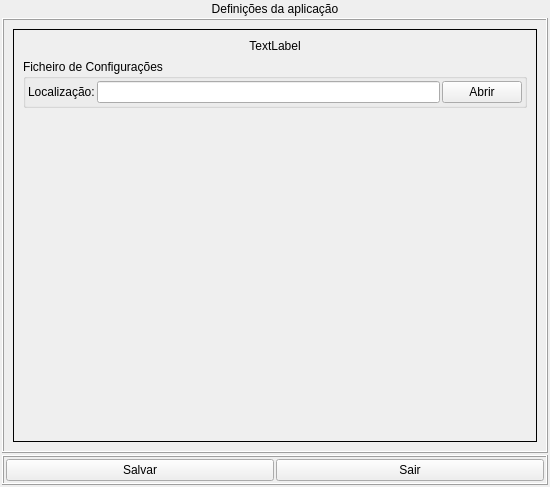
<?xml version="1.0" encoding="UTF-8"?>
<ui version="4.0">
 <class>ApplicationSettingsDialog</class>
 <widget class="QWidget" name="ApplicationSettingsDialog">
  <property name="geometry">
   <rect>
    <x>0</x>
    <y>0</y>
    <width>550</width>
    <height>487</height>
   </rect>
  </property>
  <property name="windowTitle">
   <string>Form</string>
  </property>
  <layout class="QVBoxLayout" name="verticalLayout">
   <property name="spacing">
    <number>2</number>
   </property>
   <property name="leftMargin">
    <number>2</number>
   </property>
   <property name="topMargin">
    <number>2</number>
   </property>
   <property name="rightMargin">
    <number>2</number>
   </property>
   <property name="bottomMargin">
    <number>2</number>
   </property>
   <item>
    <widget class="QLabel" name="label">
     <property name="sizePolicy">
      <sizepolicy hsizetype="Preferred" vsizetype="Fixed">
       <horstretch>0</horstretch>
       <verstretch>0</verstretch>
      </sizepolicy>
     </property>
     <property name="text">
      <string>Definições da aplicação</string>
     </property>
     <property name="alignment">
      <set>Qt::AlignCenter</set>
     </property>
    </widget>
   </item>
   <item>
    <widget class="QFrame" name="frame">
     <property name="frameShape">
      <enum>QFrame::Box</enum>
     </property>
     <property name="frameShadow">
      <enum>QFrame::Raised</enum>
     </property>
     <layout class="QVBoxLayout" name="verticalLayout_2">
      <item>
       <widget class="SlidingStackedWidget" name="__stackedsettings">
        <property name="frameShape">
         <enum>QFrame::Box</enum>
        </property>
        <property name="currentIndex">
         <number>1</number>
        </property>
        <widget class="SlideWidget" name="__page_modules">
         <layout class="QVBoxLayout" name="verticalLayout_3">
          <item>
           <widget class="QLabel" name="label_2">
            <property name="sizePolicy">
             <sizepolicy hsizetype="Preferred" vsizetype="Fixed">
              <horstretch>0</horstretch>
              <verstretch>0</verstretch>
             </sizepolicy>
            </property>
            <property name="text">
             <string>Modulos:</string>
            </property>
           </widget>
          </item>
          <item>
           <widget class="KPPAdjustableListView" name="__list_modules"/>
          </item>
          <item>
           <spacer name="verticalSpacer">
            <property name="orientation">
             <enum>Qt::Vertical</enum>
            </property>
            <property name="sizeHint" stdset="0">
             <size>
              <width>20</width>
              <height>1</height>
             </size>
            </property>
           </spacer>
          </item>
          <item>
           <layout class="QHBoxLayout" name="horizontalLayout_2">
            <property name="spacing">
             <number>2</number>
            </property>
            <property name="sizeConstraint">
             <enum>QLayout::SetDefaultConstraint</enum>
            </property>
            <item>
             <widget class="QToolButton" name="__bt_addmodule">
              <property name="sizePolicy">
               <sizepolicy hsizetype="MinimumExpanding" vsizetype="Minimum">
                <horstretch>0</horstretch>
                <verstretch>0</verstretch>
               </sizepolicy>
              </property>
              <property name="minimumSize">
               <size>
                <width>0</width>
                <height>40</height>
               </size>
              </property>
              <property name="text">
               <string>Adicionar modulo</string>
              </property>
              <property name="popupMode">
               <enum>QToolButton::InstantPopup</enum>
              </property>
             </widget>
            </item>
            <item>
             <widget class="KPPPushbutton" name="__bt_removemodule">
              <property name="enabled">
               <bool>true</bool>
              </property>
              <property name="sizePolicy">
               <sizepolicy hsizetype="MinimumExpanding" vsizetype="Minimum">
                <horstretch>0</horstretch>
                <verstretch>0</verstretch>
               </sizepolicy>
              </property>
              <property name="minimumSize">
               <size>
                <width>0</width>
                <height>30</height>
               </size>
              </property>
              <property name="text">
               <string>Remover modulo</string>
              </property>
             </widget>
            </item>
           </layout>
          </item>
         </layout>
        </widget>
        <widget class="SlideWidget" name="__page_moduleSettings">
         <layout class="QVBoxLayout" name="verticalLayout_4">
          <item>
           <widget class="QLabel" name="__lbl_modulename">
            <property name="sizePolicy">
             <sizepolicy hsizetype="Preferred" vsizetype="Fixed">
              <horstretch>0</horstretch>
              <verstretch>0</verstretch>
             </sizepolicy>
            </property>
            <property name="text">
             <string>TextLabel</string>
            </property>
            <property name="alignment">
             <set>Qt::AlignCenter</set>
            </property>
           </widget>
          </item>
          <item>
           <widget class="QGroupBox" name="groupBox">
            <property name="title">
             <string>Ficheiro de Configurações</string>
            </property>
            <layout class="QVBoxLayout" name="verticalLayout_5">
             <property name="spacing">
              <number>2</number>
             </property>
             <property name="leftMargin">
              <number>2</number>
             </property>
             <property name="topMargin">
              <number>2</number>
             </property>
             <property name="rightMargin">
              <number>2</number>
             </property>
             <property name="bottomMargin">
              <number>2</number>
             </property>
             <item>
              <layout class="QHBoxLayout" name="horizontalLayout_3">
               <property name="spacing">
                <number>2</number>
               </property>
               <item>
                <widget class="QLabel" name="label_3">
                 <property name="text">
                  <string>Localização:</string>
                 </property>
                </widget>
               </item>
               <item>
                <widget class="QLineEdit" name="__edit_ModuleSettingsPath"/>
               </item>
               <item>
                <widget class="QPushButton" name="__bt_ModuleSettingsPath">
                 <property name="text">
                  <string>Abrir</string>
                 </property>
                </widget>
               </item>
              </layout>
             </item>
            </layout>
           </widget>
          </item>
          <item>
           <spacer name="verticalSpacer_2">
            <property name="orientation">
             <enum>Qt::Vertical</enum>
            </property>
            <property name="sizeHint" stdset="0">
             <size>
              <width>20</width>
              <height>1</height>
             </size>
            </property>
           </spacer>
          </item>
         </layout>
        </widget>
       </widget>
      </item>
     </layout>
    </widget>
   </item>
   <item>
    <widget class="QFrame" name="frame_2">
     <property name="sizePolicy">
      <sizepolicy hsizetype="Preferred" vsizetype="Fixed">
       <horstretch>0</horstretch>
       <verstretch>0</verstretch>
      </sizepolicy>
     </property>
     <property name="frameShape">
      <enum>QFrame::Box</enum>
     </property>
     <property name="frameShadow">
      <enum>QFrame::Raised</enum>
     </property>
     <layout class="QHBoxLayout" name="horizontalLayout">
      <property name="spacing">
       <number>2</number>
      </property>
      <property name="leftMargin">
       <number>2</number>
      </property>
      <property name="topMargin">
       <number>2</number>
      </property>
      <property name="rightMargin">
       <number>2</number>
      </property>
      <property name="bottomMargin">
       <number>2</number>
      </property>
      <item>
       <widget class="QPushButton" name="__bt_save">
        <property name="text">
         <string>Salvar</string>
        </property>
       </widget>
      </item>
      <item>
       <widget class="QPushButton" name="__bt_exit">
        <property name="text">
         <string>Sair</string>
        </property>
       </widget>
      </item>
     </layout>
    </widget>
   </item>
  </layout>
 </widget>
 <customwidgets>
  <customwidget>
   <class>SlidingStackedWidget</class>
   <extends>QStackedWidget</extends>
   <header location="global">slidingstackedwidget.h</header>
   <container>1</container>
  </customwidget>
  <customwidget>
   <class>SlideWidget</class>
   <extends>QWidget</extends>
   <header location="global">slidewidget.h</header>
   <container>1</container>
  </customwidget>
  <customwidget>
   <class>KPPAdjustableListView</class>
   <extends>QListView</extends>
   <header location="global">kppadjustablelistview.h</header>
  </customwidget>
  <customwidget>
   <class>KPPPushbutton</class>
   <extends>QPushButton</extends>
   <header location="global">kpppushbutton.h</header>
  </customwidget>
 </customwidgets>
 <resources/>
 <connections/>
</ui>
